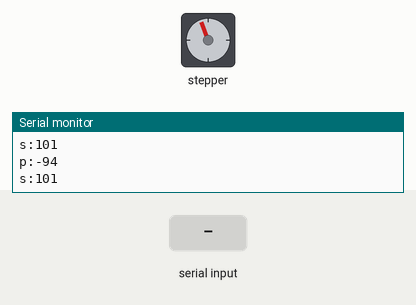
A sketch run on a simulated Arduino Uno, built with avr-gcc and run on an emulated ATmega328P. Parts: stepper motor, the last lines printed to the serial monitor. Inputs (shaded band) come from the test bench. Stepper angles assume 2048 steps per turn.

Above: at 1.2 s.
1.3 s: "200\n" received over Serial
At 2.93 s:
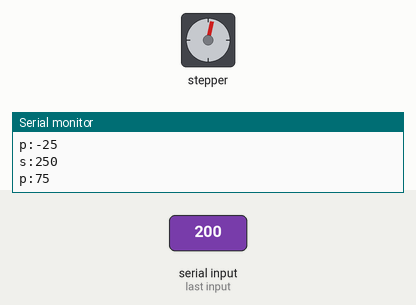
7.3 s: "90,45\n" received over Serial
At 8.3 s:
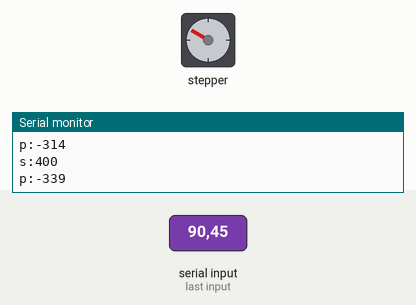
13.3 s: "30,150\n" received over Serial
At 16.4 s:
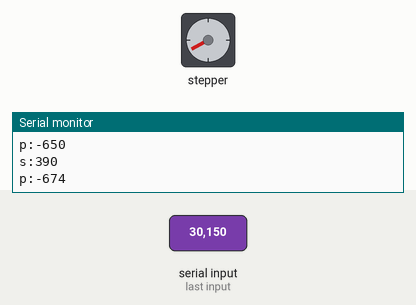
Timing chart, 0 to 30.7 s (numbered marks = the images above; inputs shaded):
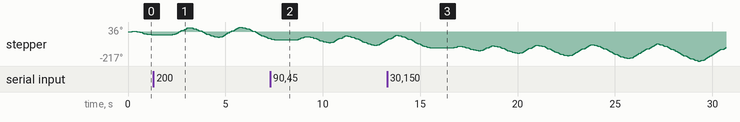

The sketch:

stepper_Example.ino
```cpp
//www.elegoo.com
//2018.10.25

/*
  Stepper Motor Control - one revolution

  This program drives a unipolar or bipolar stepper motor.
  The motor is attached to digital pins 8 - 11 of the Arduino.

  The motor should revolve one revolution in one direction, then
  one revolution in the other direction.

*/

#include <Stepper.h>

const int stepsPerRevolution = 2048;  // change this to fit the number of steps per revolution
const int rolePerMinute = 15;         // Adjustable range of 28BYJ-48 stepper is 0~17 rpm
int speed = 15;
int steps = 1;
int currentPosition = 0;
String input;
int stuf;

// initialize the stepper library on pins 8 through 11:
Stepper myStepper(stepsPerRevolution, 8, 10, 9, 11);

void setup() {
  myStepper.setSpeed(rolePerMinute);
  // initialize the serial port:
  Serial.begin(9600);
}

void loop() {
  // step one revolution  in one direction:
  if(Serial.available()> 0){
    input = Serial.readString();
    stuf = input.toInt();
    steps = stuf;
  }

  myStepper.step(steps/16);
  currentPosition += steps/16;
  delay(100);

  Serial.print("s:");
  Serial.println(steps);
  Serial.print("p:");
  Serial.println(currentPosition);

  myStepper.step(steps/8);
  currentPosition += steps/8;
  Serial.print("s:");
  Serial.println(steps);
  Serial.print("p:");
  Serial.println(currentPosition);

    myStepper.step(steps/4);
  currentPosition += steps/4;

  Serial.print("s:");
  Serial.println(steps);
  Serial.print("p:");
  Serial.println(currentPosition);

  myStepper.step(steps/2);
  currentPosition += steps/2;
  delay(100);
  steps += 50;
  Serial.print("s:");
  Serial.println(steps);
  Serial.print("p:");
  Serial.println(currentPosition);

  myStepper.step(steps/4);
  currentPosition += steps/4;

  Serial.print("s:");
  Serial.println(steps);
  Serial.print("p:");
  Serial.println(currentPosition);

    myStepper.step(steps/8);
  currentPosition += steps/8;

  Serial.print("s:");
  Serial.println(steps);
  Serial.print("p:");
  Serial.println(currentPosition);

  myStepper.step(steps/16);
  currentPosition += steps/16;
  delay(100);
  Serial.print("s:");
  Serial.println(steps);
  Serial.print("p:");
  Serial.println(currentPosition);
  // step one revolution in the other direction:


    myStepper.step(-steps/16);
    currentPosition -= steps/16;
  delay(100);
  steps += 50;
    Serial.print("s:");
  Serial.println(steps);
  Serial.print("p:");
  Serial.println(currentPosition);

      myStepper.step(-steps/8);
    currentPosition -= steps/8;
  delay(100);
    Serial.print("s:");
  Serial.println(steps);
  Serial.print("p:");
  Serial.println(currentPosition);

      myStepper.step(-steps/4);
    currentPosition -= steps/4;
  delay(100);
    Serial.print("s:");
  Serial.println(steps);
  Serial.print("p:");
  Serial.println(currentPosition);

      myStepper.step(-steps/2);
    currentPosition -= steps/2;
  delay(100);
    Serial.print("s:");
  Serial.println(steps);
  Serial.print("p:");
  Serial.println(currentPosition);

        myStepper.step(-steps/4);
    currentPosition -= steps/4;
  delay(100);
    Serial.print("s:");
  Serial.println(steps);
  Serial.print("p:");
  Serial.println(currentPosition);

      myStepper.step(-steps/8);
    currentPosition -= steps/8;
  delay(100);
    Serial.print("s:");
  Serial.println(steps);
  Serial.print("p:");
  Serial.println(currentPosition);

      myStepper.step(-steps/16);
    currentPosition -= steps/16;
  delay(100);
    Serial.print("s:");
  Serial.println(steps);
  Serial.print("p:");
  Serial.println(currentPosition);
}
```
